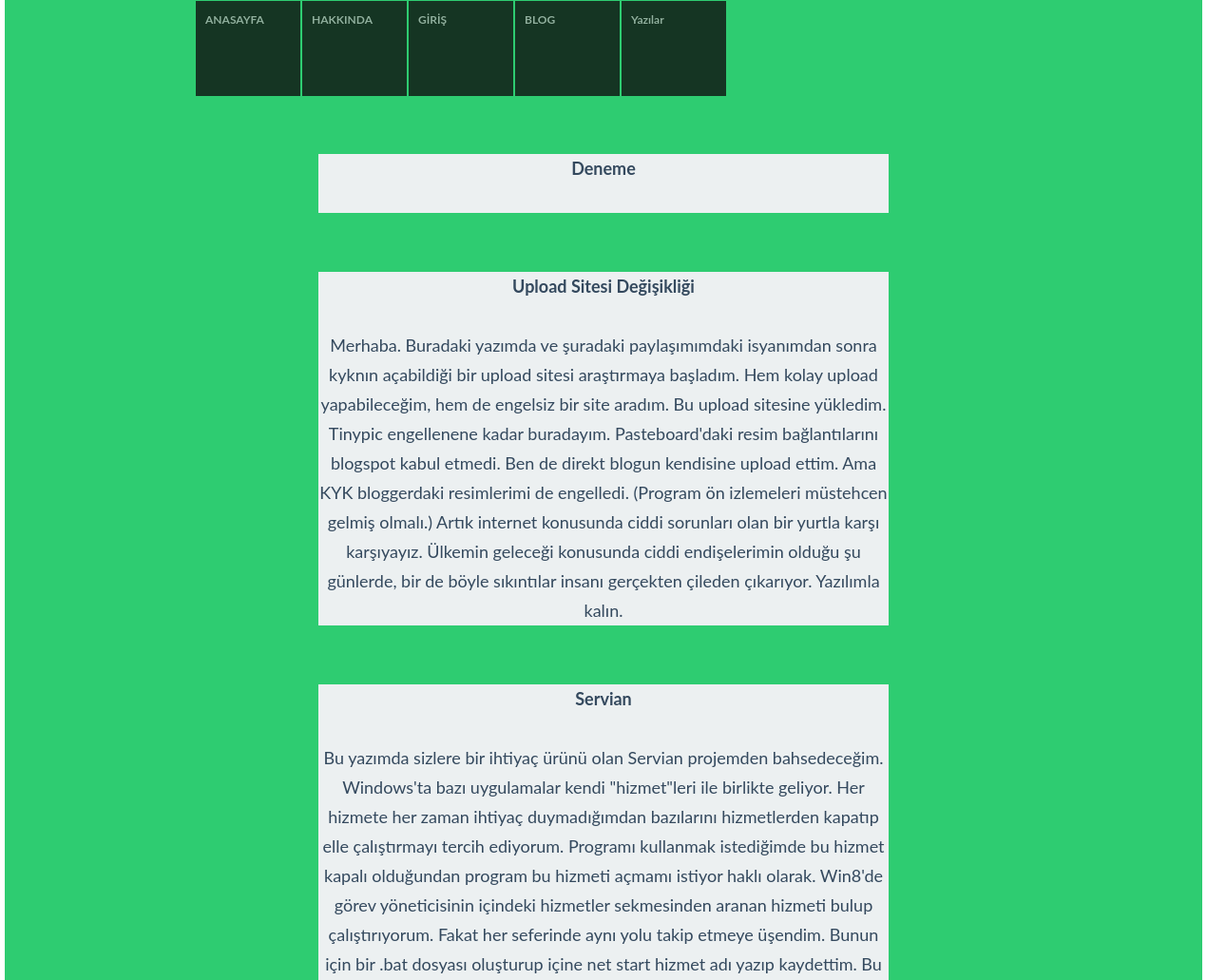
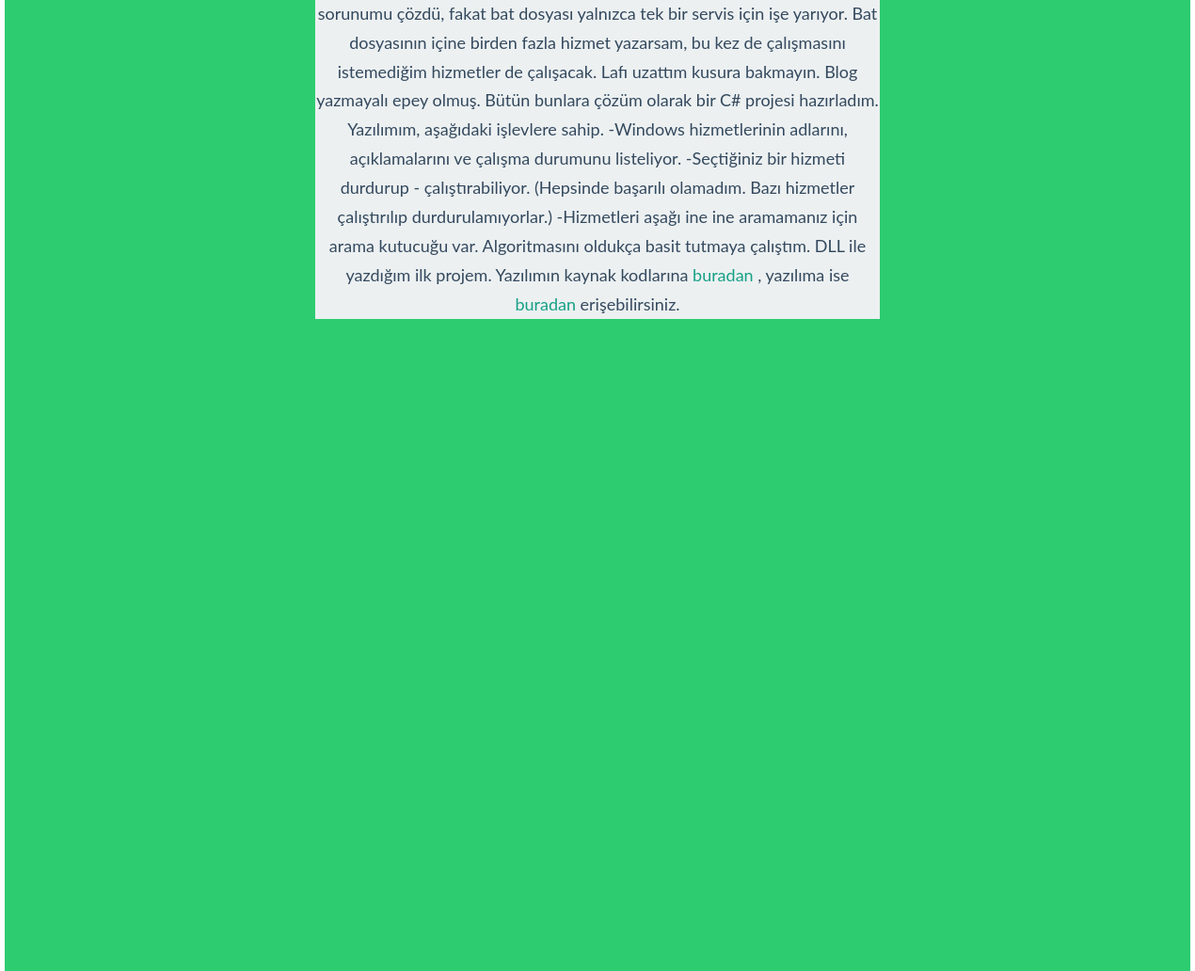
Screenshot of /yazi.php with the database file from the repository (2 pictures, top to bottom).
### tables this page shows
CREATE TABLE IF NOT EXISTS `menu` (
  `sayID` int(11) NOT NULL AUTO_INCREMENT,
  `baslik` varchar(20) NOT NULL,
  `URL` tinytext,
  PRIMARY KEY (`sayID`),
  KEY `sayID` (`sayID`)
);

CREATE TABLE IF NOT EXISTS `yazilar` (
  `id` int(11) NOT NULL AUTO_INCREMENT,
  `baslik` text,
  `yazi` text NOT NULL,
  PRIMARY KEY (`id`),
  UNIQUE KEY `id` (`id`)
);

### yazi.php (the view, shortened to what this page needs)
include('baglanti.php');?><html><head>
<link rel="stylesheet" href="css/style.css" type="text/css" media="screen">
<link rel="stylesheet" href="css/flat-ui.css" type="text/css" media="screen">
<style type="text/css"></style></head>
<body>
<div id="ust"><?php include('menu2.php');?></div>
<div id="orta"></br></br> <?php
$sor=mysql_query("select * from yazilar order by id desc");
$sayi=mysql_num_rows($sor);
$a=1;
while($a<$sayi)
{
	$sor2=mysql_query("select * from yazilar where id='$a'");
$satir2=mysql_fetch_array($sor2);
	echo '<div style=" background-color: #ECF0F1;margin:0 auto; width: 600px;">';
	echo '<center><b>'.$satir2['baslik'].'</b>';
	echo $satir2['yazi'].'</center>';
	echo '</div>';
	$a++;
	}
?>
</br></div>
<div id="alt"></br></div>
</body></html>

### menu2.php (shortened to what this page needs)
<?php
$sql="select * from menu";
$sorgu = mysql_query($sql);
echo '<div >'	;
echo		'<ul id="oe_menu" class="oe_menu">';
			$say = mysql_num_rows($sorgu);
if ($say>0)
{
$b=1;
	while($satir = mysql_fetch_array($sorgu)) {
$sorgu2 = mysql_query("select URL from menu where sayID=$b" );
$satir2 = mysql_fetch_array($sorgu2);
$sorgu3= mysql_query("select baslik from menu where sayID=$b" );
$satir3 = mysql_fetch_array($sorgu3);
echo '<li><a href="';
echo$satir2['URL'];
echo '">';
echo$satir3['baslik'];
echo '</a></li>';
$b++;
}
}
echo '</div>';

### css/style.css (style rules this page uses)
#ust { width:1260px; height:100px; background-color:#2ECC71; float:center; margin:0 auto; margin-left=200px; }
#orta { width:1260px; background-color:#2ECC71; margin:0 auto; float:center; }
#alt { height:600px; width:1260px; background-color:#2ECC71; margin:0 auto; float:center; color:white; }
* { margin:0; padding:0; }
ul.oe_menu { list-style:none; position:relative; float:center; clear:both; margin:0 auto; margin-left:200px; }
ul.oe_menu > li { height:101px; padding-bottom:2px; float:left; position:relative; }
ul.oe_menu > li > a { display:block; background-color:#101010; color:#aaa; text-decoration:none; font-weight:bold; font-size:12px; width:90px; height:80px; padding:10px; margin:1px; text-shadow:0px 0px 1px #000; opacity:0.8; }

### rows the page displays
menu: baslik "ANASAYFA"
menu: baslik "HAKKINDA"
menu: baslik "GİRİŞ"
menu: baslik "BLOG"
menu: baslik "Yazılar"
yazilar: baslik "Deneme"
yazilar: baslik "Upload Sitesi Değişikliği", yazi "Merhaba. Buradaki yazımda ve şuradaki paylaşımımdaki isyanımdan sonra kyknın açabildiği bir upload sitesi araştırmaya başladım. Hem kolay upload yapabileceğim, hem de engelsiz bir site aradım. Bu upload sitesine yükledim. Tinypic engellenene kadar buradayım. Pasteboard'daki resim bağlantılarını blogspot kabul etmedi. Ben de direkt blogun kendisine upload ettim. Ama KYK bloggerdaki resimlerimi de engelledi. (Program ön izlemeleri müstehcen gelmiş olmalı.) Artık internet konusunda ciddi sorunları olan bir yurtla karşı karşıyayız. Ülkemin geleceği konusunda ciddi endişelerimin olduğu şu günlerde, bir de böyle sıkıntılar insanı gerçekten çileden çıkarıyor. Yazılımla kalın."
yazilar: baslik "Servian", yazi "Bu yazımda sizlere bir ihtiyaç ürünü olan Servian projemden bahsedeceğim. Windows'ta bazı uygulamalar kendi \"hizmet\"leri ile birlikte geliyor. Her hizmete her zaman ihtiyaç duymadığımdan bazılarını hizmetlerden kapatıp elle çalıştırmayı tercih ediyorum. Programı kullanmak istediğimde bu hizmet kapalı olduğundan program bu hizmeti açmamı istiyor haklı olarak. Win8'de görev yöneticisinin içindeki hizmetler sekmesinden aranan hizmeti bulup çalıştırıyorum. Fakat her seferinde aynı yolu takip etmeye üşendim. Bunun için bir .bat dosyası oluşturup içine net start hizmet adı yazıp kaydettim. Bu sorunumu çözdü, fakat bat dosyası yalnızca tek bir servis için işe yarıyor. Bat dosyasının içine birden…"
